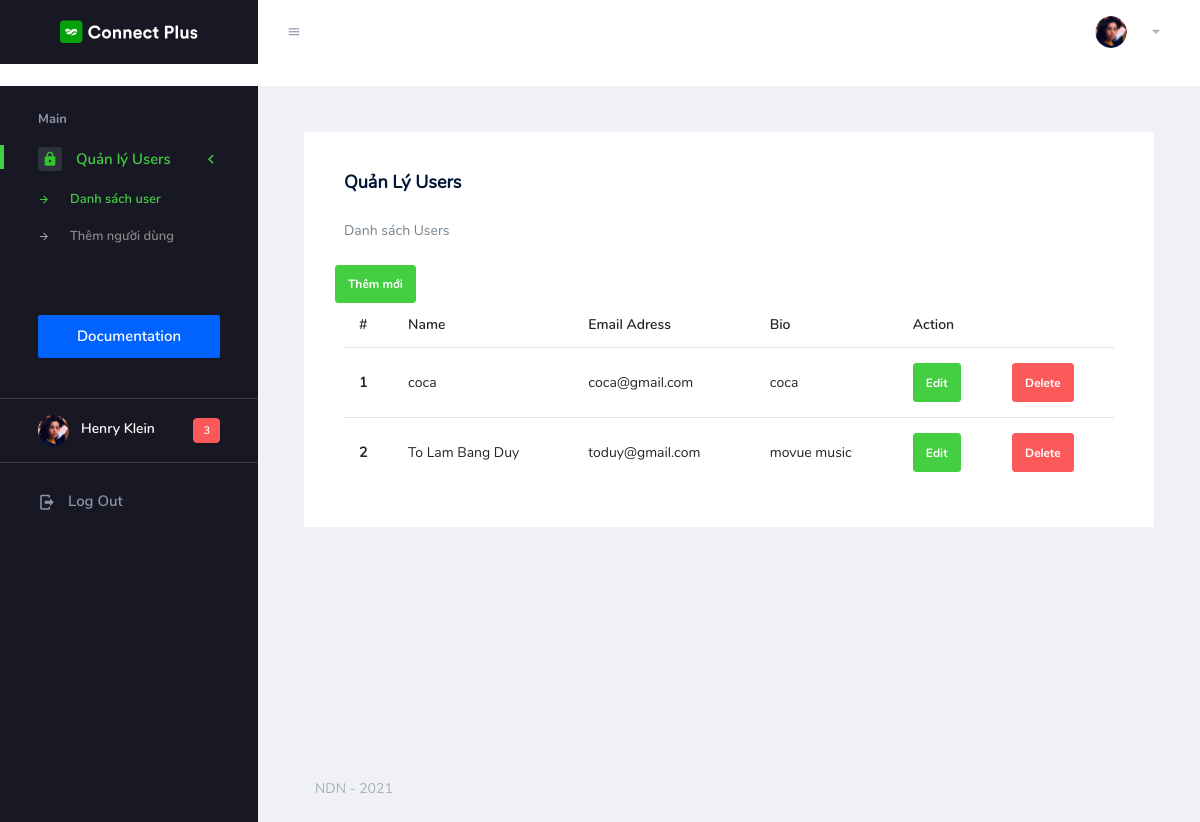
/admin/controller/UserController.php, run on an earlier commit of the app's database.
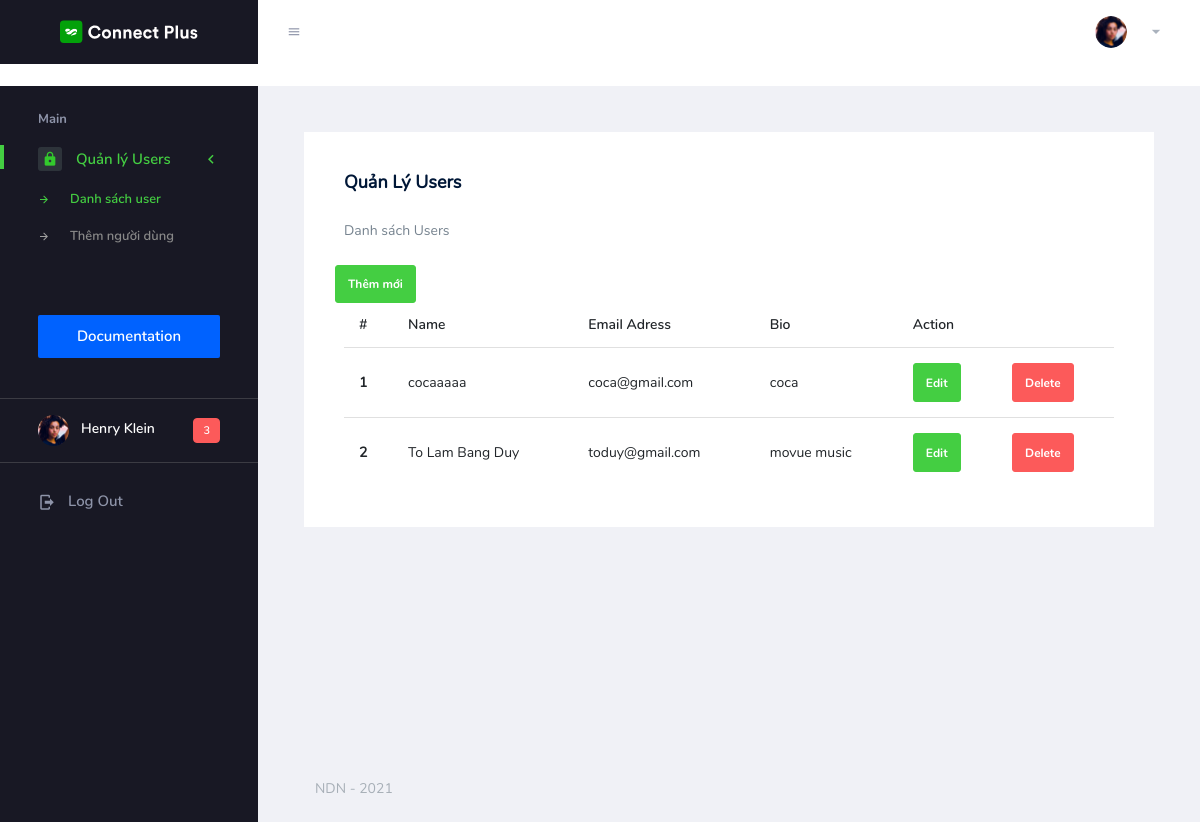
And on a later commit of the database.
### tables this page shows
CREATE TABLE `user` (
  `ID` int(11) NOT NULL,
  `username` varchar(45) DEFAULT NULL,
  `email` varchar(45) DEFAULT NULL,
  `userpassword` varchar(45) DEFAULT NULL,
  `bio` varchar(45) DEFAULT NULL,
  `userstatus` tinyint(1) DEFAULT NULL,
  `create_at` datetime DEFAULT current_timestamp()
);

### admin/controller/BaseController.php (called while the page is built, shortened)
<?php
class BaseController {
    public function view($view, $data = []) {
        require_once "../view/" .$view . ".php";
    }
}

### admin/utils/MySQLUtil.php (called while the page is built, shortened)
<?php
class MySQLUtil {
    private $servername;
    private $username;
    private $password;
    private $dbname;
    private static $conn;
    public function __construct() {
        $this->servername = "localhost";
        $this->username = "root";
        $this->password = "";
        $this->dbname = "organicstore";
            return self::$conn;
    }
    public function connectDB() {
        try {
            self::$conn = new PDO("mysql:host=$this->servername;dbname=$this->dbname", $this->username, $this->password);
            self::$conn->setAttribute(PDO::ATTR_ERRMODE, PDO::ERRMODE_EXCEPTION);
            return self::$conn;
        } catch (PDOException $e) {
            echo "Connection failed: " . $e->getMessage();
        }
    }
    public function disconnectDB() {
        self::$conn = NULL;
    }
    public function getAllData($query) {
        $stmt = self::$conn->prepare($query);
        $stmt->execute();
        return $stmt->fetchAll(PDO::FETCH_ASSOC);
    }
}

### admin/model/UserModel.php (called while the page is built, shortened)
<?php
include_once '../utils/MySQLUtil.php';
class UserModel {
    public function getAllUser() {
        $myDB = new MySQLUtil();
        $query = "SELECT ID, username, email, userpassword, bio FROM user";
        $data = $myDB->getAllData($query);
        return $data;
    }
}

### admin/view/userlistpage.php (the view, shortened to what this page needs)
<!DOCTYPE html>
<html lang="en">
    <head>
        <?php
        include 'layout/head.php';
        ?>
    </head>
    <body>
        <div class="container-scroller">
            <?php
            include 'layout/menutop.php';
            ?>
            <div class="container-fluid page-body-wrapper">
                <?php
                include 'layout/menuleft.php';
                ?>
                <div class="main-panel">
                    <div class="content-wrapper">
                        <div class="row">
                            <div class="col-lg-12 grid-margin stretch-card">
                                <div class="card">
                                    <div class="card-body">
                                        <h4 class="card-title">Quản lý Users</h4>
                                        <p class="card-description"> Danh sách Users </p>
                                        <div class="row">
                                            <a href="../view/usercreatepage.php" class="btn btn-success" >Thêm mới</a>
                                        </div>
                                        <table class="table">
                                            <thead>
                                                <tr>
                                                    <th scope="col">#</th>
                                                    <th scope="col">Name</th>
                                                    <th scope="col">Email Adress</th>
                                                    <th scope="col">Bio</th>
                                                    <th scope="col">Action</th>
                                                </tr>
                                            </thead>
                                            <tbody>
                                                <?php
                                                for ($i = 0; $i < count($data['user_list']); $i++) {
                                                    if (!empty($data['user_list'][$i]['username'])) {
                                                        echo '<tr>';
                                                        echo '<th scope="row">' . ($i + 1) . '</th>';
                                                        echo '<td>' . $data['user_list'][$i]['username'] . '</td>';
                                                        echo '<td>' . $data['user_list'][$i]['email'] . '</td>';
                                                        echo '<td>' . $data['user_list'][$i]['bio'] . '</td>';
                                                        echo '<td><a href="../controller/UserController.php?action=getedit&id=' . $data['user_list'][$i]['ID'] . '" class="btn btn-success">Edit</a></td>';
                                                        echo '<td><a href="../controller/UserController.php?action=delete&id=' . $data['user_list'][$i]['ID'] . '" class="btn btn-danger">Delete</a></td>';
                                                        echo '</tr>';
                                                    }
                                                }
                                                ?>
                                            </tbody>
                                        </table>
                                    </div>
                                </div>
                            </div>
                        </div>
                    </div>
                    <?php
                    include 'layout/footer.php';
                    ?>
                </div>
            </div>
        </div>
    </body>
</html>

What changed in the data, as far as the page shows it:
changed user "coca@gmail.com": username "coca" → "cocaaaaa"
